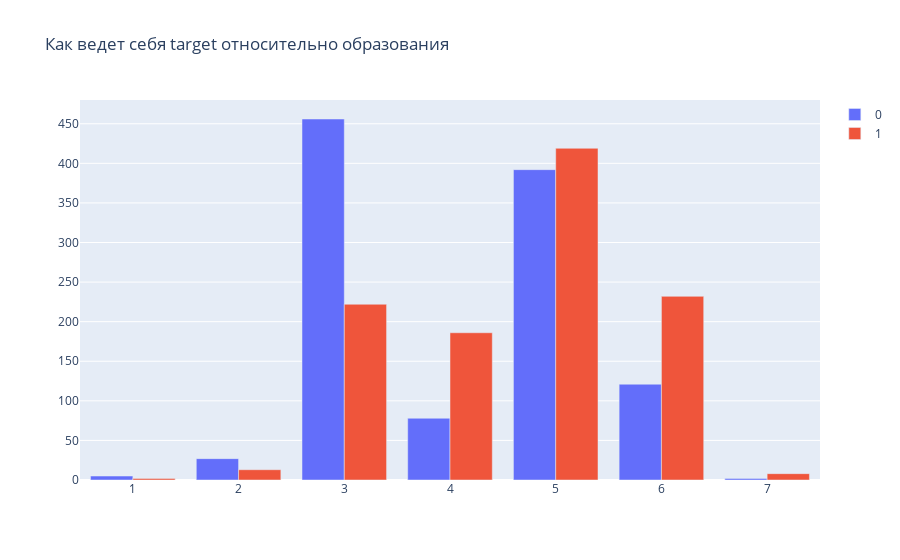

The code cell stored with this chart in its notebook:
### Code cell
# вырезка визуализации из курса ml.ai
# Create a line (trace) for the global sales
trace0 = go.Bar(
    x=df_count_ed_tar.EDUCATION[df_count_ed_tar.target == 1],
    y=df_count_ed_tar[df_count_ed_tar.target == 0]['count_cl'],
    name='0'
)

# Create a line (trace) for the number of games released
trace1 = go.Bar(
    x=df_count_ed_tar.EDUCATION[df_count_ed_tar.target == 1],
    y=df_count_ed_tar[df_count_ed_tar.target == 1]['count_cl'],
    name='1'
)

# Define the data array
data = [trace0, trace1]

# Set the title
layout = {'title': 'Как ведет себя target относительно образования'}

# Create a Figure and plot it
fig = go.Figure(data=data, layout=layout)
iplot(fig, show_link=False)

### Figure 1 — Plotly figure (JSON) as saved in the notebook; plotly's stock layout.template omitted (floating-point values rounded to 4 significant figures)
{"data": [{"name": "0", "type": "bar", "x": [1, 2, 3, 4, 5, 6, 7], "y": [5, 27, 456, 78, 392, 121, 2]}, {"name": "1", "type": "bar", "x": [1, 2, 3, 4, 5, 6, 7], "y": [2, 13, 222, 186, 419, 232, 8]}], "layout": {"title": {"text": "Как ведет себя target относительно образования"}}}
